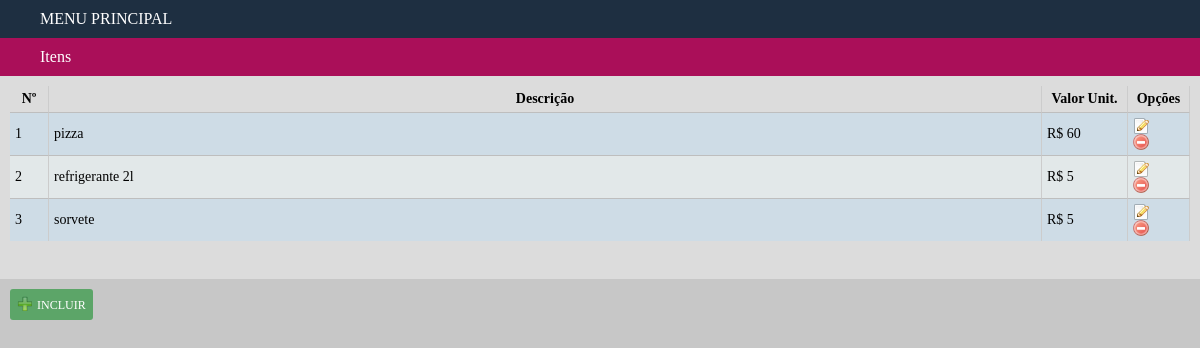
The page /consulta/itens.php on the database its author committed.
### tables this page shows
CREATE TABLE IF NOT EXISTS `item` (
  `id_item` int(11) NOT NULL AUTO_INCREMENT,
  `nome_item` varchar(45) DEFAULT NULL,
  `vlr_unitario` float DEFAULT NULL,
  PRIMARY KEY (`id_item`)
);

### consulta/itens.php (the view, shortened to what this page needs)
<html>
	<?php include $_SERVER['DOCUMENT_ROOT'] . "/includes/head.php"; ?>
	<body>
		<div id='menu' class="fe_menu_index">
			<ul>
				<?php include $_SERVER['DOCUMENT_ROOT'] . "/includes/titulo_menu_principal.php"; ?>
				<?php include $_SERVER['DOCUMENT_ROOT'] . "/includes/titulo_itens.php"; ?>
		</div>
	<div class="area_de_tabelas">
<?php
$cont			=	0;
$query			=	 mysql_query("Select * from item");
$linhas			=	 mysql_num_rows($query);
if(!$linhas){
	echo "<p class='sem_registros'>NÃO HÁ ITENS CADASTRADOS</p>";
}ELSE{
?>
<table border="0" cellpadding="0" cellspacing="0" width="100%">
		<thead>
		<tr>
			<th style="width: 28px;">Nº</th>
			<th>Descrição</th>
			<th style="width: 75px;">Valor Unit.</th>
			<?php if($permissao_sessao==0){ echo '	<th style="width: 51px;">Opções</th>';} ?>
		</tr>
		</thead>
<?PHP
while($dados 	= 	 mysql_fetch_array($query))
{
	$cont++;
	$id				=	$dados['id_item'];
	$nome_item				=	$dados['nome_item'];
	$vlr_unitario			=	$dados['vlr_unitario'];
	echo "
		<tr>
			<td>$cont</td>
			<td style='text-transform: lowercase;'>$nome_item</td>
			<td>R$ $vlr_unitario</td>
			";
			if($permissao_sessao==0){
				echo"
				<td><a href='../cadastro/cad_item.php?id=$id'><i class='editar'></i></a>
				<a href='../exclusao/del_item.php?id=$id'><i class='excluir'></i></a></td>";
			}echo"
		</tr>";
}
?>
	</table>
	<br />
		<?php
		}
		?>
</div>
		<?php
		if($permissao_sessao==0){
			$href = "/cadastro/cad_item.php"; include $_SERVER['DOCUMENT_ROOT'] . "/includes/bt_incluir.php";
		}
		?>
	</body>
</html>

### _assets/css/style.css (style rules this page uses)
body { background: rgb(199, 199, 199); color:white; margin:0; padding:0; font-family: ubuntu; }
.fe_menu_index { background: rgb(60, 60, 60); color: white; }
.fe_menu_index ul { background: ;list-style: none;margin: 0;padding: 0; }
i.editar { background: url("/_assets/img/icons/editar.png") center no-repeat; display: block;width: 16px;height: 16px;margin-right: 8px; }
i.excluir { background: url("/_assets/img/icons/excluir.png") center no-repeat; display: block;width: 16px;height: 16px;margin-right: 8px; }
.area_de_tabelas { background: rgb(220, 220, 220);color: black ; padding:10px; padding-bottom:20px; }
table { width: 100%; font-size:14px; color: black; }
table thead tr th { padding:10px; }
table thead tr th, table tr td { border-right:1px solid rgb(204, 204, 204);padding: 5px; }
table tbody tr td { border-top:1px solid rgb(190, 190, 190); }
tbody tr:nth-child(even) { background-color: rgb(226, 232, 233); }
tbody tr:nth-child(odd) { background-color: rgb(206, 220, 230); }
td a { display: inline-block; }

### rows shown on the page
item: nome_item "pizza", vlr_unitario "60"
item: nome_item "refrigerante 2l", vlr_unitario "5"
item: nome_item "sorvete", vlr_unitario "5"
